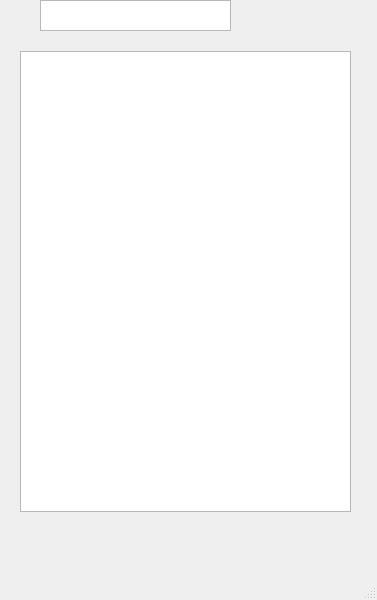
<?xml version="1.0" encoding="UTF-8"?>
<ui version="4.0">
 <class>correcting</class>
 <widget class="QMainWindow" name="correcting">
  <property name="geometry">
   <rect>
    <x>0</x>
    <y>0</y>
    <width>377</width>
    <height>600</height>
   </rect>
  </property>
  <property name="windowTitle">
   <string>MainWindow</string>
  </property>
  <widget class="QWidget" name="centralwidget">
   <widget class="QTextBrowser" name="textBrowser_2">
    <property name="geometry">
     <rect>
      <x>40</x>
      <y>0</y>
      <width>191</width>
      <height>31</height>
     </rect>
    </property>
   </widget>
   <widget class="QTextBrowser" name="textBrowser">
    <property name="geometry">
     <rect>
      <x>20</x>
      <y>51</y>
      <width>331</width>
      <height>461</height>
     </rect>
    </property>
   </widget>
  </widget>
  <widget class="QMenuBar" name="menubar">
   <property name="geometry">
    <rect>
     <x>0</x>
     <y>0</y>
     <width>377</width>
     <height>25</height>
    </rect>
   </property>
  </widget>
  <widget class="QStatusBar" name="statusbar"/>
 </widget>
 <resources/>
 <connections/>
</ui>
